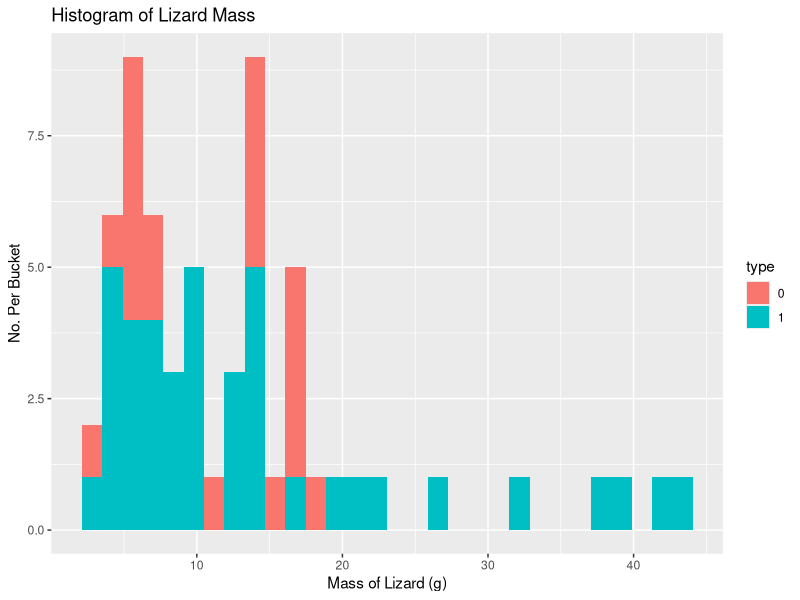
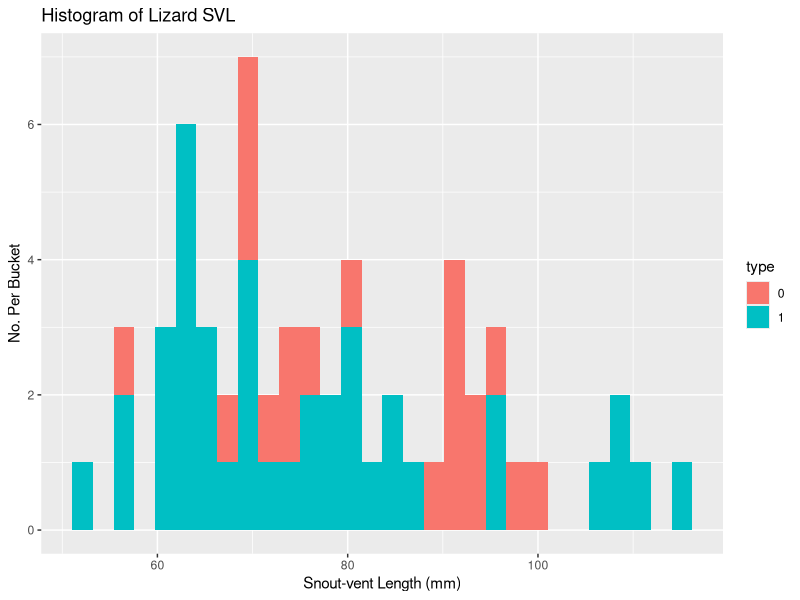
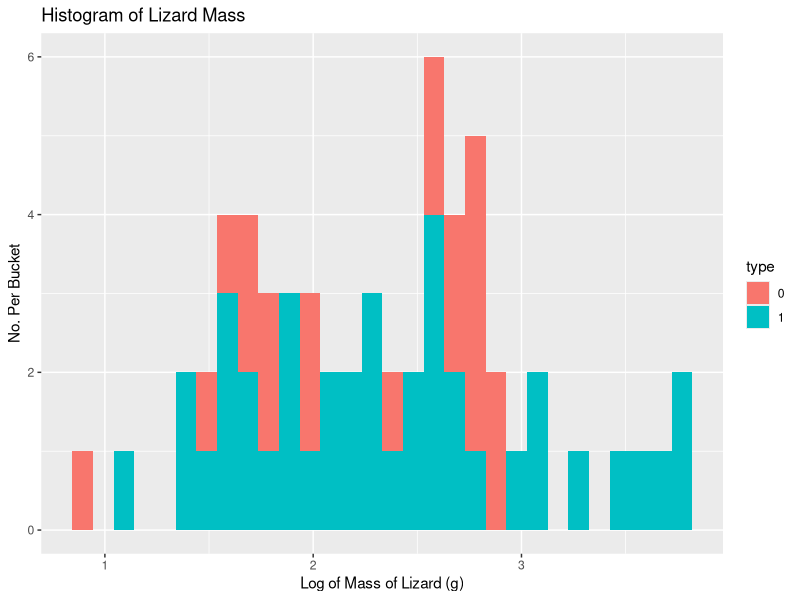
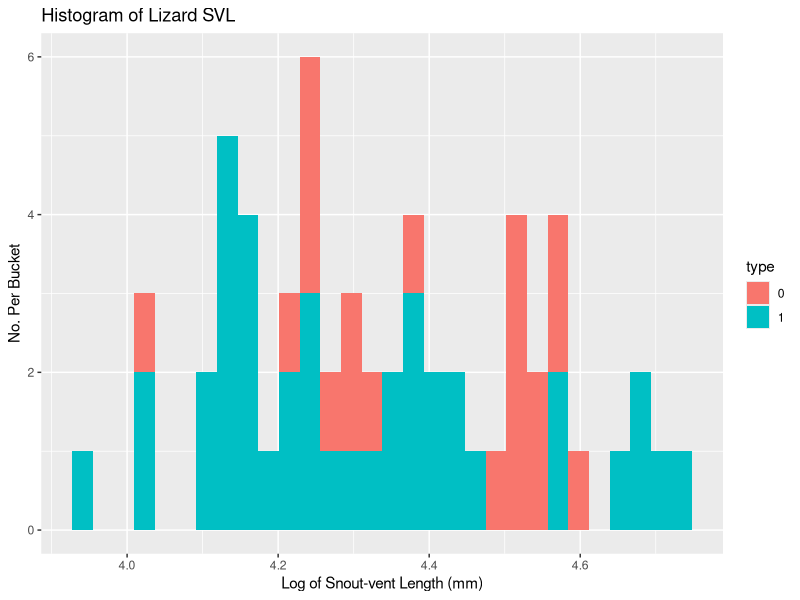
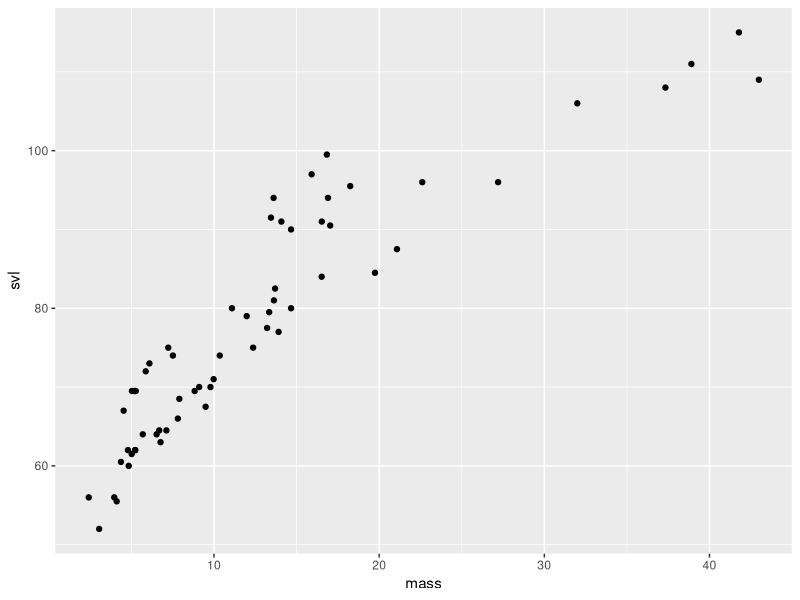
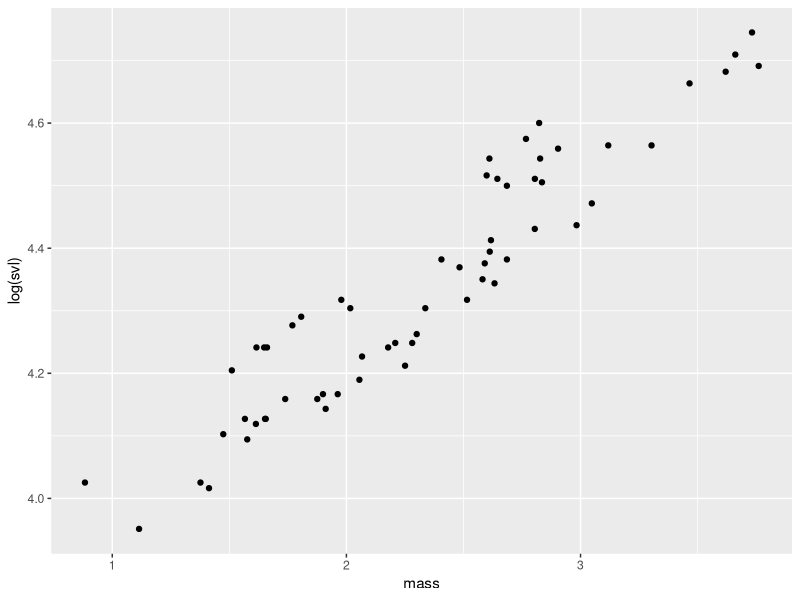

Recreate these plots in R, in order.
library(tidyverse)
library(here)

# Read in data and clean up column names
df <- read.table("lizrds.dat") %>% 
  rename(mass = V1, svl = V2, type = V3) 

df <- df[-1,] %>% 
  mutate(mass = as.numeric(mass), 
         svl = as.numeric(svl))

df_transform <- df %>% 
  mutate(mass = log(mass),
         svl = log(svl))


# ------------------------ Part 1 ------------------------ 

part1 <- function() {
  print(shapiro.test(df$mass))
  
  print(shapiro.test(df$svl))
  
}

# Here we can see the the data is infact not normal and more log normal
temp <- ggplot(df,aes(x = mass, fill = type)) +
  geom_histogram() +
  labs(
    title = "Histogram of Lizard Mass",
    x = "Mass of Lizard (g)",
    y = "No. Per Bucket"
  )

temp1 <- ggplot(df,aes(x = svl, fill = type)) +
  geom_histogram() +
  labs(
    title = "Histogram of Lizard SVL",
    x = "Snout-vent Length (mm)",
    y = "No. Per Bucket"
  )
temp
temp1

# ------------------------ Part 2 ------------------------ 
#Perform Wilcoxon Rank Sum Test on Mass and SVL based on Group
part2 <- function() {
  #Two ways of doing it
  #Mass
  print(wilcox.test(mass ~ type, data = df))
  
  W1 <- sum(outer(filter(df, type == 0)$mass, filter(df, type == 1)$mass, "<"))
  
  (1-pwilcox(W1-1,20,40))*2
  
  #SVL
  print(wilcox.test(svl ~ type, data = df, exact = FALSE)) #Deal with TIEs
}


# Can't do the same second method to confirm as that does not deal with ties, the regular 
# Wilcoxon test is sufficient

# ------------------------ Part 3 ------------------------

part3 <- function() {
  
  print(shapiro.test(df_transform$mass))
  
  print(shapiro.test(df_transform$svl))
}




# ------------------------ Part 4 ------------------------

part4 <- function() {
  print(t.test(mass ~ type, data = df_transform))
  
  
  print(t.test(svl ~ type, data = df_transform))
}


# ------------------------ Part 5 ------------------------

# Here we can see the the data is infact not normal and more log normal


temp2 <- ggplot(df_transform,aes(x = mass, fill = type)) +
  geom_histogram() +
  labs(
    title = "Histogram of Lizard Mass",
    x = "Log of Mass of Lizard (g)",
    y = "No. Per Bucket"
  )

temp3 <- ggplot(df_transform,aes(x = svl, fill = type)) +
  geom_histogram() +
  labs(
    title = "Histogram of Lizard SVL",
    x = "Log of Snout-vent Length (mm)",
    y = "No. Per Bucket"
  )

temp2
temp3

# ------------------------ Part 6 ------------------------

cor(df$mass[df$type == 0], df$svl[df$type == 0])

cor(df$mass[df$type == 1], df$svl[df$type == 1])


cor(df_transform$mass[df_transform$type == 0], df_transform$svl[df_transform$type == 0])

cor(df_transform$mass[df_transform$type == 1], df_transform$svl[df_transform$type == 1])

#Show how taking the log made it more linear thus more correlated as the corr() function works on a lienar
#basis
ggplot(df, aes(x = mass, y = svl)) +
  geom_point()

ggplot(df_transform, aes(x = mass, y = svl)) +
  geom_point() +
  labs(
    y = "log(svl)"
  )
